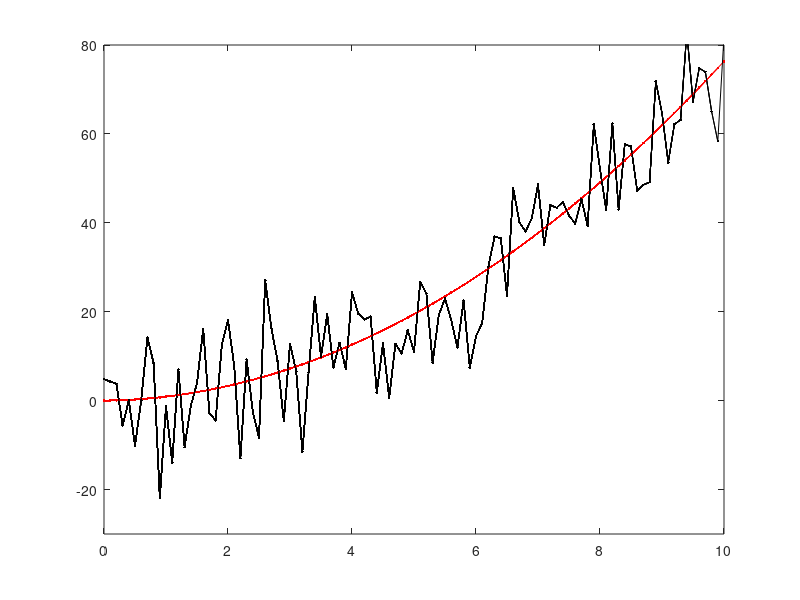

Source code (MATLAB): (Note: this script raises an error after producing the figure.)
clear all, clc, close all
%% define our meta-variables (i.e. how long and often we will sample)
duration = 10  %how long the Quail flies
dt = .1;  %The Ninja continuously looks for the birdy,
%but we'll assume he's just repeatedly sampling over time at a fixed interval

%% Define update equations (Coefficent matrices): A physics based model for where we expect the Quail to be [state transition (state + velocity)] + [input control (acceleration)]
A = [1 dt; 0 1] ; % state transition matrix:  expected flight of the Quail (state prediction)
B = [dt^2/2; dt]; %input control matrix:  expected effect of the input accceleration on the state.
C = [1 0]; % measurement matrix: the expected measurement given the predicted state (likelihood)
%since we are only measuring position (too hard for the ninja to calculate speed), we set the velocity variable to
%zero.

%% define main variables
u = 1.5; % define acceleration magnitude
Q= [0; 0]; %initized state--it has two components: [position; velocity] of the Quail
Q_estimate = Q;  %x_estimate of initial location estimation of where the Quail is (what we are updating)
QuailAccel_noise_mag = 0.05; %process noise: the variability in how fast the Quail is speeding up (stdv of acceleration: meters/sec^2)
NinjaVision_noise_mag = 10;  %measurement noise: How mask-blinded is the Ninja (stdv of location, in meters)
Ez = NinjaVision_noise_mag^2;% Ez convert the measurement noise (stdv) into covariance matrix
Ex = QuailAccel_noise_mag^2 * [dt^4/4 dt^3/2; dt^3/2 dt^2]; % Ex convert the process noise (stdv) into covariance matrix
P = Ex; % estimate of initial Quail position variance (covariance matrix)

%% initize result variables
% Initialize for speed
Q_loc = []; % ACTUAL Quail flight path
vel = []; % ACTUAL Quail velocity
Q_loc_meas = []; % Quail path that the Ninja sees


%% simulate what the Ninja sees over time
figure(2);clf
figure(1);clf
for t = 0 : dt: duration

    % Generate the Quail flight
    QuailAccel_noise = QuailAccel_noise_mag * [(dt^2/2)*randn; dt*randn];
    Q= A * Q+ B * u + QuailAccel_noise;
    % Generate what the Ninja sees
    NinjaVision_noise = NinjaVision_noise_mag * randn;
    y = C * Q+ NinjaVision_noise;
    Q_loc = [Q_loc; Q(1)];
    Q_loc_meas = [Q_loc_meas; y];
    vel = [vel; Q(2)];
    %iteratively plot what the ninja sees
    plot(0:dt:t, Q_loc, '-r.')
    plot(0:dt:t, Q_loc_meas, '-k.')
    axis([0 10 -30 80])
    hold on
    pause
end

%plot theoretical path of ninja that doesn't use kalman
plot(0:dt:t, smooth(Q_loc_meas), '-g.')

%plot velocity, just to show that it's constantly increasing, due to
%constant acceleration
%figure(2);
%plot(0:dt:t, vel, '-b.')


%% Do kalman filtering
%initize estimation variables
Q_loc_estimate = []; %  Quail position estimate
vel_estimate = []; % Quail velocity estimate
Q= [0; 0]; % re-initized state
P_estimate = P;
P_mag_estimate = [];
predic_state = [];
predic_var = [];
for t = 1:length(Q_loc)
    % Predict next state of the quail with the last state and predicted motion.
    Q_estimate = A * Q_estimate + B * u;
    predic_state = [predic_state; Q_estimate(1)] ;
    %predict next covariance
    P = A * P * A' + Ex;
    predic_var = [predic_var; P] ;
    % predicted Ninja measurement covariance
    % Kalman Gain
    K = P*C'*inv(C*P*C'+Ez);
    % Update the state estimate.
    Q_estimate = Q_estimate + K * (Q_loc_meas(t) - C * Q_estimate);
    % update covariance estimation.
    P =  (eye(2)-K*C)*P;
    %Store for plotting
    Q_loc_estimate = [Q_loc_estimate; Q_estimate(1)];
    vel_estimate = [vel_estimate; Q_estimate(2)];
    P_mag_estimate = [P_mag_estimate; P(1)]
end

% Plot the results
figure(2);
tt = 0 : dt : duration;
plot(tt,Q_loc,'-r.',tt,Q_loc_meas,'-k.', tt,Q_loc_estimate,'-g.');
axis([0 10 -30 80])


%plot the evolution of the distributions
figure(3);clf
for T = 1:length(Q_loc_estimate)
clf
    x = Q_loc_estimate(T)-5:.01:Q_loc_estimate(T)+5; % range on x axis
     
    %predicted next position of the quail    
    hold on
    mu = predic_state(T); % mean
    sigma = predic_var(T); % standard deviation
    y = normpdf(x,mu,sigma); % pdf
    y = y/(max(y));
    hl = line(x,y,'Color','m'); % or use hold on and normal plot
      
    %data measured by the ninja
    mu = Q_loc_meas(T); % mean
    sigma = NinjaVision_noise_mag; % standard deviation
    y = normpdf(x,mu,sigma); % pdf
    y = y/(max(y));
    hl = line(x,y,'Color','k'); % or use hold on and normal plot
   
    %combined position estimate
    mu = Q_loc_estimate(T); % mean
    sigma = P_mag_estimate(T); % standard deviation
    y = normpdf(x,mu,sigma); % pdf
    y = y/(max(y));
    hl = line(x,y, 'Color','g'); % or use hold on and normal plot
    axis([Q_loc_estimate(T)-5 Q_loc_estimate(T)+5 0 1]);    

   
    %actual position of the quail
    plot(Q_loc(T));
    ylim=get(gca,'ylim');
    line([Q_loc(T);Q_loc(T)],ylim.','linewidth',2,'color','b');
    legend('state predicted','measurement','state estimate','actual Quail position')
    pause
end